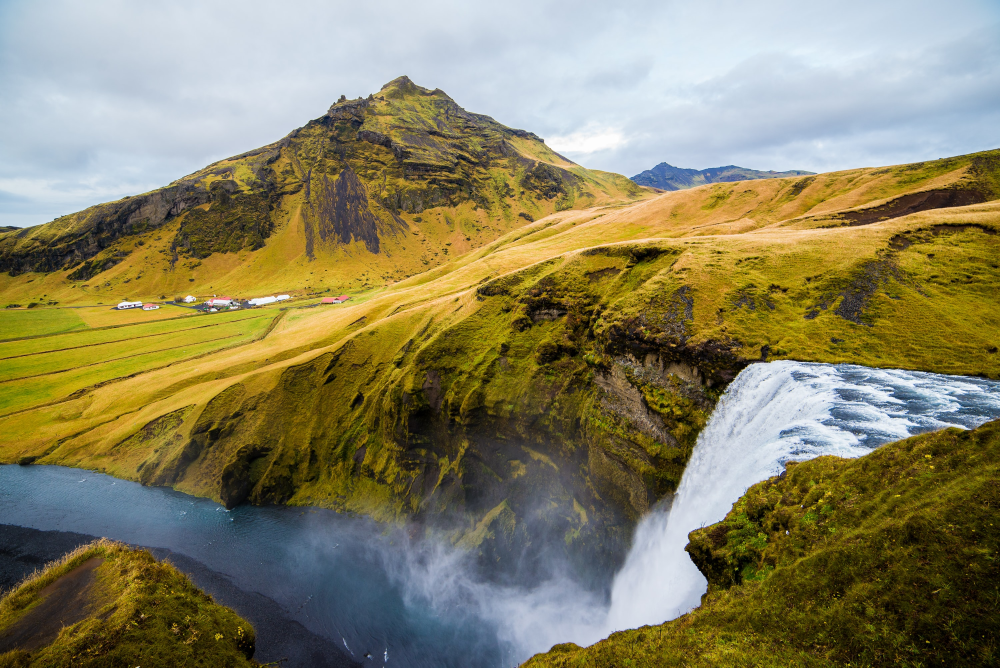
#> input picture Images/1.jpg, 3000 x 2003 px (shown at 1/3 size)
$ python transformation.py
#> lines starting #> are read from the running program, lines starting #| are printed output that depends on the picture
import cv2 as cv
import numpy as np
img2 = cv.imread("Images/1.jpg")
#> img2 is the input picture: shape (2003, 3000, 3); mean B, G, R 98.1, 130.1, 135.9


def rescaleFrame(frame, scale=0.2):
#> called with scale = 0.2
    width = int(frame.shape[1] * scale)
#> width = 600
    height = int(frame.shape[0] * scale)
#> height = 400
    dimension = (width, height)
#> dimension = (600, 400)
    return cv.resize(frame, dimension, interpolation=cv.INTER_AREA)
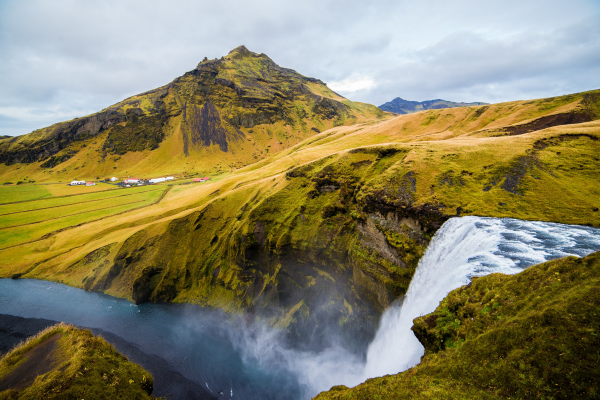
#> returned value: shape (400, 600, 3); mean of channels 0, 1, 2 98.1, 130.1, 135.9; drawn as B, G, R


img = rescaleFrame(img2)

cv.imshow('Image', img)


# translation


def translate(img, x, y):
#> called with x = -100, y = 100
    transMat = np.float32([[1, 0, x], [0, 1, y]])
    dimensions = (img.shape[1], img.shape[0])
#> dimensions = (600, 400)
    return cv.warpAffine(img, transMat, dimensions)
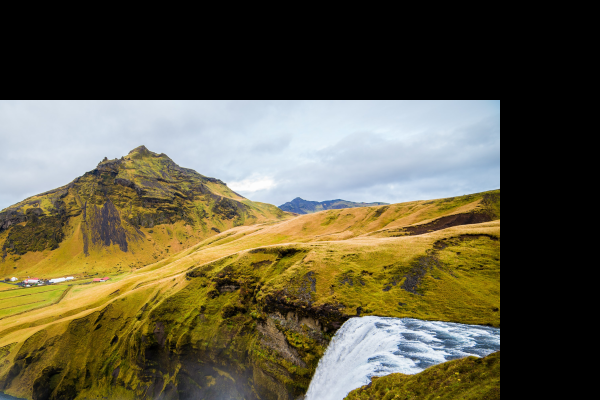
#> returned value: shape (400, 600, 3); mean of channels 0, 1, 2 66.2, 89.2, 94.8; drawn as B, G, R


# -x --> Left
# -y --> up
# x --> right
# y -->Down

translated = translate(img, -100, 100)
cv.imshow('Translated', translated)

# Rotation


def rotate(img, angle, rotPoint=None):
#> called with angle = 45
    (height, width) = img.shape[:2]
#> height = 400; width = 600

    if rotPoint is None:
        rotPoint = (width//2, height//2)
#> rotPoint = (300, 200)

    rotMat = cv.getRotationMatrix2D(rotPoint, angle, 1.0)
    dimensions = (width, height)
#> dimensions = (600, 400)

    return cv.warpAffine(img, rotMat, dimensions)
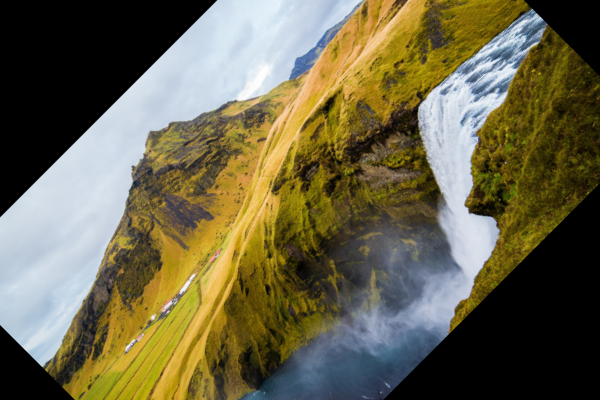
#> returned value: shape (400, 600, 3); mean of channels 0, 1, 2 73.9, 101.4, 107.4; drawn as B, G, R


rotated = rotate(img, 45)
cv.imshow('Rotated', rotated)


cv.waitKey(0)

$ run again, with Images/2.jpg copied over Images/1.jpg
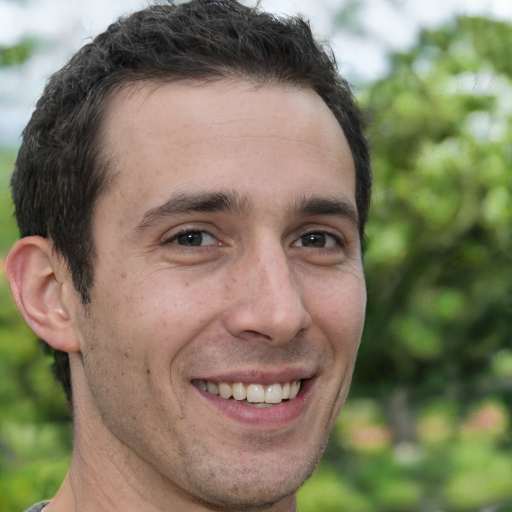
#> input picture Images/2.jpg, 1024 x 1024 px (shown at 1/2 size)
#> img2 is the input picture: shape (1024, 1024, 3); mean B, G, R 99.6, 123.6, 131.3
#> in translate, `return cv.warpAffine(img, transMat, dimensions)`:
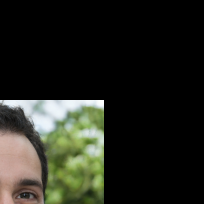
#> returned value: shape (204, 204, 3); mean of channels 0, 1, 2 29, 36.8, 35.5; drawn as B, G, R
#> in rotate, `return cv.warpAffine(img, rotMat, dimensions)`:
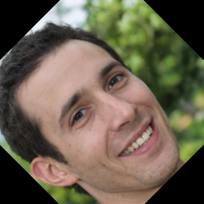
#> returned value: shape (204, 204, 3); mean of channels 0, 1, 2 77.6, 95.4, 105.4; drawn as B, G, R

$ run again, with Images/photo.jpg copied over Images/1.jpg
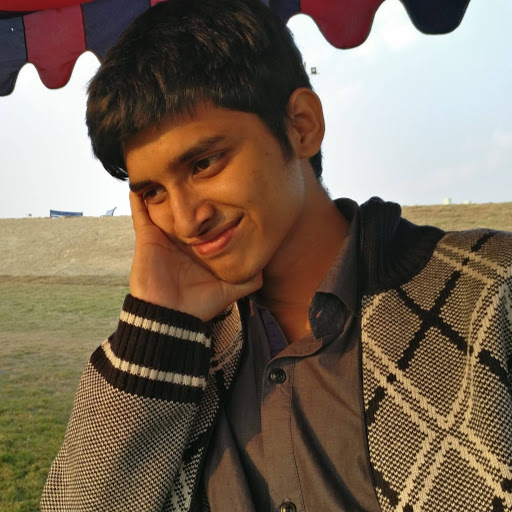
#> input picture Images/photo.jpg, 512 x 512 px
#> img2 is the input picture: shape (512, 512, 3); mean B, G, R 87.5, 104.8, 121.6
#> in rescaleFrame, `return cv.resize(frame, dimension, interpolation=cv.INTER_AREA)`:
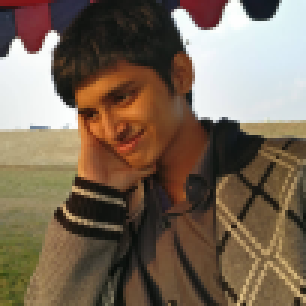
#> returned value: shape (102, 102, 3) (shown 3 times larger); mean of channels 0, 1, 2 87.5, 104.8, 121.6; drawn as B, G, R
#> in rotate, `return cv.warpAffine(img, rotMat, dimensions)`:
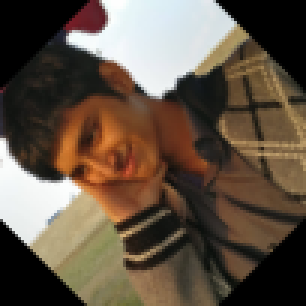
#> returned value: shape (102, 102, 3) (shown 3 times larger); mean of channels 0, 1, 2 68.9, 83.3, 97.8; drawn as B, G, R
